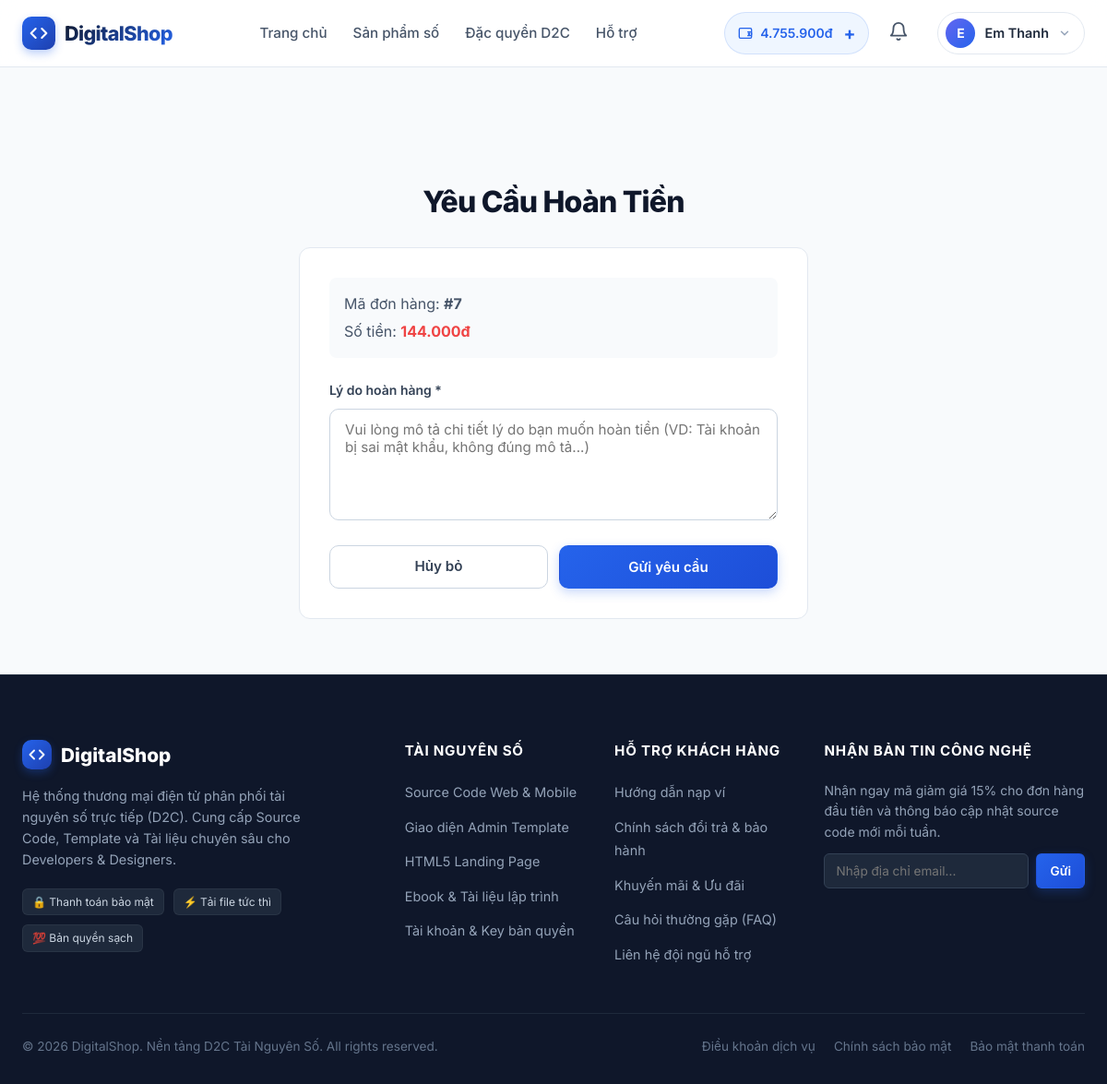
The page /user/pages/refund-request.php?order_id=7 (signed in) on the database its author committed.
### tables this page shows
CREATE TABLE `users` (
  `id` int(11) UNSIGNED NOT NULL,
  `name` varchar(100) NOT NULL,
  `email` varchar(150) NOT NULL,
  `password_hash` varchar(255) NOT NULL,
  `balance` bigint(20) NOT NULL DEFAULT 0,
  `status` enum('active','banned') NOT NULL DEFAULT 'active',
  `created_at` datetime NOT NULL DEFAULT current_timestamp()
);

CREATE TABLE `orders` (
  `id` int(11) UNSIGNED NOT NULL,
  `user_id` int(11) UNSIGNED NOT NULL,
  `total_amount` bigint(20) NOT NULL,
  `status` enum('pending','completed','cancelled') DEFAULT 'pending',
  `payment_method` varchar(50) DEFAULT 'wallet',
  `coupon_id` int(11) DEFAULT NULL,
  `created_at` datetime DEFAULT current_timestamp(),
  `is_hidden` tinyint(1) NOT NULL DEFAULT 0
);

### shared/bootstrap.php (called while the page is built, shortened)
<?php
$host = '127.0.0.1'; $dbname = 'digital_shop'; $user = 'root'; $pass = '';
try {
    $db = new PDO("mysql:host=$host;dbname=$dbname;charset=utf8mb4", $user, $pass);
    $db->setAttribute(PDO::ATTR_ERRMODE, PDO::ERRMODE_EXCEPTION);
    $db->setAttribute(PDO::ATTR_DEFAULT_FETCH_MODE, PDO::FETCH_ASSOC);
} catch (Exception $e) {
    die("Lỗi kết nối DB: " . $e->getMessage());
}
function e($s) { return htmlspecialchars($s ?? '', ENT_QUOTES, 'UTF-8'); }
function money($amount) { return number_format($amount, 0, ',', '.') . 'đ'; }
function is_logged_in() { return isset($_SESSION['user_id']); }
function current_user() {
    global $db;
    $stmt = $db->prepare("SELECT * FROM users WHERE id = ?");
    $stmt->execute([$_SESSION['user_id']]);
    return $stmt->fetch();
}
function view($template, $data = [], $layout = 'user') {
    extract($data);
    require __DIR__ . '/../user/views/layouts/' . $layout . '.php';
}

### user/pages/refund-request.php (called while the page is built, shortened)
<?php
require __DIR__ . '/../../shared/bootstrap.php';
$user_id = $_SESSION['user_id'];
$order_id = isset($_GET['order_id']) ? (int)$_GET['order_id'] : 0;
$stmt = $db->prepare("SELECT * FROM orders WHERE id = ? AND user_id = ? AND status = 'completed'");
$stmt->execute([$order_id, $user_id]);
$order = $stmt->fetch();
$errors = [];
view('refund-request', [
    'title' => 'Yêu cầu hoàn tiền',
    'order' => $order,
    'errors' => $errors
]);

### user/views/refund-request.php (the view, shortened to what this page needs)
<section class="section" style="padding-top: 120px; padding-bottom: 60px;">
    <div class="container" style="max-width: 600px;">
        <h1 class="section-title" style="margin-bottom: 24px; text-align: center;">Yêu Cầu Hoàn Tiền</h1>
        <div style="background: #fff; border: 1px solid #e2e8f0; border-radius: 12px; padding: 32px;">
            <div style="margin-bottom: 24px; padding: 16px; background: var(--slate-50); border-radius: 8px;">
                <p style="margin: 0; color: var(--slate-600);">Mã đơn hàng: <strong>#<?= $order['id'] ?></strong></p>
                <p style="margin: 4px 0 0 0; color: var(--slate-600);">Số tiền: <strong style="color: #ef4444;"><?= money($order['total_amount']) ?></strong></p>
            </div>
            <form method="post">
                <div class="form-group">
                    <label class="form-label">Lý do hoàn hàng *</label>
                    <textarea name="reason" class="form-control" rows="5" required placeholder="Vui lòng mô tả chi tiết lý do bạn muốn hoàn tiền (VD: Tài khoản bị sai mật khẩu, không đúng mô tả...)"></textarea>
                </div>
                <div style="display: flex; gap: 12px;">
                    <a href="<?= APP_BASE ?>/pages/my-orders.php" class="btn btn-outline" style="width: 50%;">Hủy bỏ</a>
                    <button type="submit" class="btn btn-primary" style="width: 50%;">Gửi yêu cầu</button>
                </div>
            </form>
        </div>
    </div>
</section>

### user/views/partials/header.php (shortened to what this page needs)
<?php
$isLoggedIn = is_logged_in();
$u = $isLoggedIn ? current_user() : null;
$current_page = basename($_SERVER['PHP_SELF']);
?>
<header class="header">
    <div class="container">
        <div class="header-inner">
            <a href="<?= APP_BASE ?>/index.php" class="logo">
                <div class="logo-icon">
                    <svg width="20" height="20" viewBox="0 0 24 24" fill="none" stroke="currentColor" stroke-width="2.5" stroke-linecap="round" stroke-linejoin="round">
                        <polyline points="16 18 22 12 16 6"></polyline>
                        <polyline points="8 6 2 12 8 18"></polyline>
                    </svg>
                </div>
                <span>DigitalShop</span>
            </a>
            <ul class="nav-links">
                <li><a href="<?= APP_BASE ?>/index.php" class="nav-link <?= ($current_page == 'index.php') ? 'active' : '' ?>">Trang chủ</a></li>
                <li><a href="<?= APP_BASE ?>/pages/products.php" class="nav-link <?= ($current_page == 'products.php' || $current_page == 'product-detail.php') ? 'active' : '' ?>">Sản phẩm số</a></li>
                <li><a href="<?= APP_BASE ?>/pages/promotions.php" class="nav-link">Đặc quyền D2C</a></li>
                <li><a href="#support" class="nav-link">Hỗ trợ</a></li>
            </ul>
            <div class="header-actions">
                <?php if ($isLoggedIn && $u): ?>
                    <a href="<?= APP_BASE ?>/pages/deposit.php" class="wallet-badge" title="Bấm để nạp thêm tiền" style="text-decoration: none; cursor: pointer;">
                        <svg viewBox="0 0 24 24" fill="none" stroke="currentColor" stroke-width="2" stroke-linecap="round" stroke-linejoin="round">
                            <rect x="2" y="4" width="20" height="16" rx="2"></rect>
                            <path d="M16 10h4a2 2 0 0 1 2 2v2a2 2 0 0 1-2 2h-4"></path>
                            <circle cx="18" cy="13" r="1" fill="currentColor"></circle>
                        </svg>
                        <span><?= money($u['balance']) ?></span>
                        <span style="font-size: 1.2rem; font-weight: bold; margin-left: 4px;">+</span>
                    </a>
                    <div class="notification-wrapper" style="position: relative; display: flex; align-items: center; margin-right: 10px;">
                        <button id="notif-bell" style="background: none; border: none; cursor: pointer; position: relative; color: var(--slate-600); padding: 5px;">
                            <svg width="22" height="22" viewBox="0 0 24 24" fill="none" stroke="currentColor" stroke-width="2" stroke-linecap="round" stroke-linejoin="round">
                                <path d="M18 8A6 6 0 0 0 6 8c0 7-3 9-3 9h18s-3-2-3-9"></path>
                                <path d="M13.73 21a2 2 0 0 1-3.46 0"></path>
                            </svg>
                        </button>
                    </div>
                    <div class="user-dropdown">
                        <div class="user-trigger" tabindex="0">
                            <div class="user-avatar-placeholder">
                                <?= mb_strtoupper(mb_substr($u['name'] ?? 'U', 0, 1, 'UTF-8')) ?>
                            </div>
                            <span><?= e($u['name']) ?></span>
                            <svg class="dropdown-arrow" viewBox="0 0 24 24" fill="none" stroke="currentColor" stroke-width="2.5" stroke-linecap="round" stroke-linejoin="round">
                                <polyline points="6 9 12 15 18 9"></polyline>
                            </svg>
                        </div>
                    </div>
                <?php else: ?>
                    <a href="<?= APP_BASE ?>/pages/auth/login.php" class="btn btn-outline btn-sm">Đăng nhập</a>
                    <a href="<?= APP_BASE ?>/pages/auth/register.php" class="btn btn-primary btn-sm">Đăng ký</a>
                <?php endif; ?>
            </div>
        </div>
    </div>
</header>

### rows shown on the page
users: balance "4.755.900đ", name "E", name "Em Thanh"
orders: id "7", total_amount "144.000đ"
